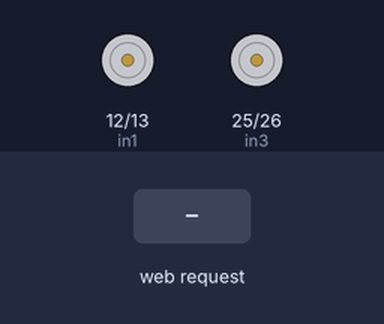
The sketch below on a simulated ESP32. On the bench: motor-driver pin pairs drawn as motors (green arrow = first pin HIGH = forward, orange = second pin HIGH = backward, longer = more drive, scaled by the enable pin). Inputs (shaded band) come from the test bench. WiFi joins after 1.5 s; servers stay silent unless stated; what the sketch prints to the serial monitor is not drawn.

Above: at 2.7 s.
2.8 s: HTTP request GET /forward received
At 4.0 s:
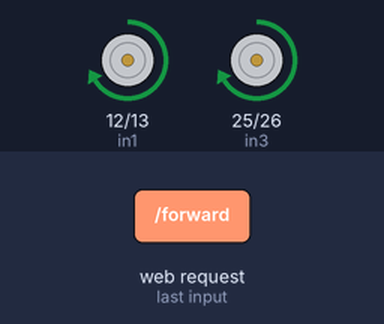
4.3 s: HTTP request GET /stop received
At 5.1 s:
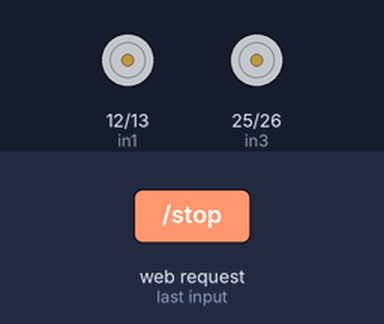
5.8 s: HTTP request GET /left received
At 6.3 s:
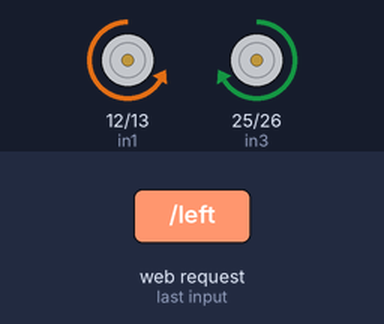
7.3 s: HTTP request GET /right received
At 8.6 s:
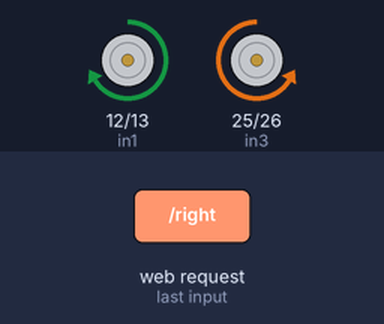
Timing chart, 0 to 9.8 s (numbered marks = the images above; inputs shaded):
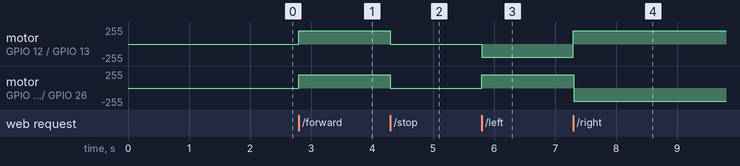

The sketch:

motoresp32.ino.ino
```cpp
//============================================================================//
/*!
 *      ___        ___       _   _                _ _            _
 *     |  _|  /\  |_  |     | | | |              (_) |        /\| |/\
 *     | |   /  \   | |_   _| |_| |__   ___  _ __ _| |_ _   _ \ ` ' / ______
 *     | |  / /\ \  | | | | | __| '_ \ / _ \| '__| | __| | | |_     _|______|
 *     | | / ____ \ | | |_| | |_| | | | (_) | |  | | |_| |_| |/ , . \
 *     | |/_/    \_\| |\__,_|\__|_| |_|\___/|_|  |_|\__|\__, |\/|_|\/
 *     |___|      |___|                                  __/ |
 *                                                      |___/
 *
 * @author  Shah Zaman Haider
 * @date    April 6, 2024
 * @file    motoresp32.ino
 * @version v1.0.0 -- CHANGELOG
 *              | v1.0.0 -> Added functionality for motor controls and face detection comamnds
 *
 * @details This program is written in C++ language using Arduino framework for
 *          ESP32 platform.
 *
 * @note    IMPORTANT:
 *              - Select board "DOIT ESP32 DEVKIT V1"
 *              - And PORT
 */


#include <WiFi.h>
#include <WebServer.h>

// Replace with your network credentials
const char* ssid = "OPPO A96";
const char* password = "shahzaman";

WebServer server(80);  // HTTP server on port 80

// Motor A connections
int enA = 18;
int in1 = 12;
int in2 = 13;
// Motor B connections
int enB = 19;
int in3 = 25;
int in4 = 26;


void setup() {
  Serial.begin(115200);

  pinMode(enA, OUTPUT);
  pinMode(enB, OUTPUT);
  pinMode(in1, OUTPUT);
  pinMode(in2, OUTPUT);
  pinMode(in3, OUTPUT);
  pinMode(in4, OUTPUT);

  digitalWrite(in1, 0);
  digitalWrite(in2, 0);
  digitalWrite(in3, 0);
  digitalWrite(in4, 0);


  // Connect to Wi-Fi
  WiFi.begin(ssid, password);

  while (WiFi.status() != WL_CONNECTED) {
    delay(500);
    Serial.print(".");
  }
  Serial.println("");
  Serial.println("WiFi connected");

  Serial.print("Camera Ready! Use 'http://");
  Serial.print(WiFi.localIP());
  Serial.println("' to connect");


  // Define routes
  server.on("/forward", HTTP_GET, []() {
    server.send(200, "text/plain", "Moving Forward");
    forward();
  });

  server.on("/stop", HTTP_GET, []() {
    server.send(200, "text/plain", "Stopping");
    stop();
  });

  server.on("/left", HTTP_GET, []() {
    server.send(200, "text/plain", "Turning Left");
    left();
  });

  server.on("/right", HTTP_GET, []() {
    server.send(200, "text/plain", "Turning Right");
    right();
  });

  // Start server
  server.begin();
}

void loop() {
  server.handleClient();  // Handle client requests
}


void forward() {

  // Motor A forward
  digitalWrite(in1, HIGH);
  digitalWrite(in2, LOW);
  analogWrite(enA, 200);  // Speed of motor A

  // Motor B forward
  digitalWrite(in3, HIGH);
  digitalWrite(in4, LOW);
  analogWrite(enB, 200);  // Speed of motor B

  Serial.println("Forward");
}

void stop() {

  digitalWrite(in1, LOW);
  digitalWrite(in2, LOW);
  digitalWrite(in3, LOW);
  digitalWrite(in4, LOW);

  Serial.println("Stop");
}

void left() {

  // Motor A backward
  digitalWrite(in1, LOW);
  digitalWrite(in2, HIGH);
  analogWrite(enA, 200);  // Speed of motor A

  // Motor B forward
  digitalWrite(in3, HIGH);
  digitalWrite(in4, LOW);
  analogWrite(enB, 200);  // Speed of motor B
  Serial.println("Left");
}

void right() {

  // Motor A forward
  digitalWrite(in1, HIGH);
  digitalWrite(in2, LOW);
  analogWrite(enA, 200);  // Speed of motor A

  // Motor B backward
  digitalWrite(in3, LOW);
  digitalWrite(in4, HIGH);
  analogWrite(enB, 200);  // Speed of motor B
  Serial.println("Right");
}
```

Measured:
- after the input at 2.8 s, motor on GPIO 12 (in1) / GPIO 13 (in2), motor on GPIO 25 (in3) / GPIO 26 (in4): stopped → forward 200/255 at once
- after the input at 4.3 s, motor on GPIO 12 (in1) / GPIO 13 (in2), motor on GPIO 25 (in3) / GPIO 26 (in4): forward 200/255 → stopped at once
- after the input at 5.8 s, motor on GPIO 12 (in1) / GPIO 13 (in2): stopped → backward 200/255 at once; motor on GPIO 25 (in3) / GPIO 26 (in4): stopped → forward 200/255 at once
- after the input at 7.3 s, motor on GPIO 12 (in1) / GPIO 13 (in2): backward 200/255 → forward 200/255 at once; motor on GPIO 25 (in3) / GPIO 26 (in4): forward 200/255 → backward 200/255 at once
